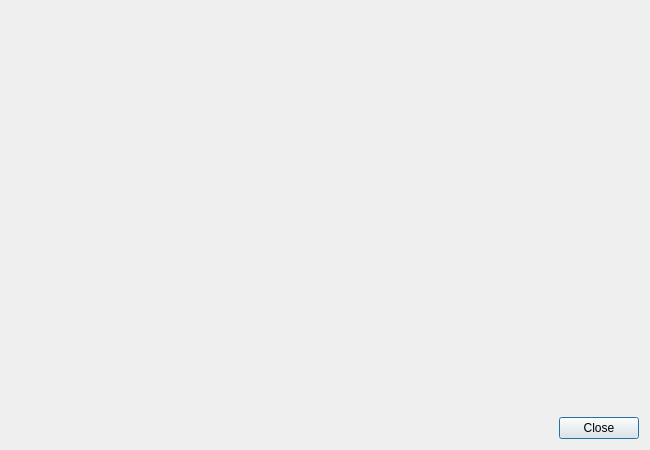
<?xml version="1.0" encoding="UTF-8"?>
<ui version="4.0">
 <class>LoggingDialog</class>
 <widget class="QDialog" name="LoggingDialog">
  <property name="geometry">
   <rect>
    <x>0</x>
    <y>0</y>
    <width>650</width>
    <height>450</height>
   </rect>
  </property>
  <property name="minimumSize">
   <size>
    <width>650</width>
    <height>450</height>
   </size>
  </property>
  <property name="windowTitle">
   <string>Application logging</string>
  </property>
  <layout class="QVBoxLayout" name="verticalLayout">
   <item>
    <widget class="QtAddons::QtLogViewer" name="widget_logger" native="true"/>
   </item>
   <item>
    <widget class="QDialogButtonBox" name="buttonBox">
     <property name="orientation">
      <enum>Qt::Horizontal</enum>
     </property>
     <property name="standardButtons">
      <set>QDialogButtonBox::Close</set>
     </property>
    </widget>
   </item>
  </layout>
 </widget>
 <customwidgets>
  <customwidget>
   <class>QtAddons::QtLogViewer</class>
   <extends>QWidget</extends>
   <header>qtlogviewer.h</header>
   <container>1</container>
  </customwidget>
 </customwidgets>
 <resources/>
 <connections>
  <connection>
   <sender>buttonBox</sender>
   <signal>accepted()</signal>
   <receiver>LoggingDialog</receiver>
   <slot>accept()</slot>
   <hints>
    <hint type="sourcelabel">
     <x>248</x>
     <y>254</y>
    </hint>
    <hint type="destinationlabel">
     <x>157</x>
     <y>274</y>
    </hint>
   </hints>
  </connection>
  <connection>
   <sender>buttonBox</sender>
   <signal>rejected()</signal>
   <receiver>LoggingDialog</receiver>
   <slot>reject()</slot>
   <hints>
    <hint type="sourcelabel">
     <x>316</x>
     <y>260</y>
    </hint>
    <hint type="destinationlabel">
     <x>286</x>
     <y>274</y>
    </hint>
   </hints>
  </connection>
 </connections>
</ui>
